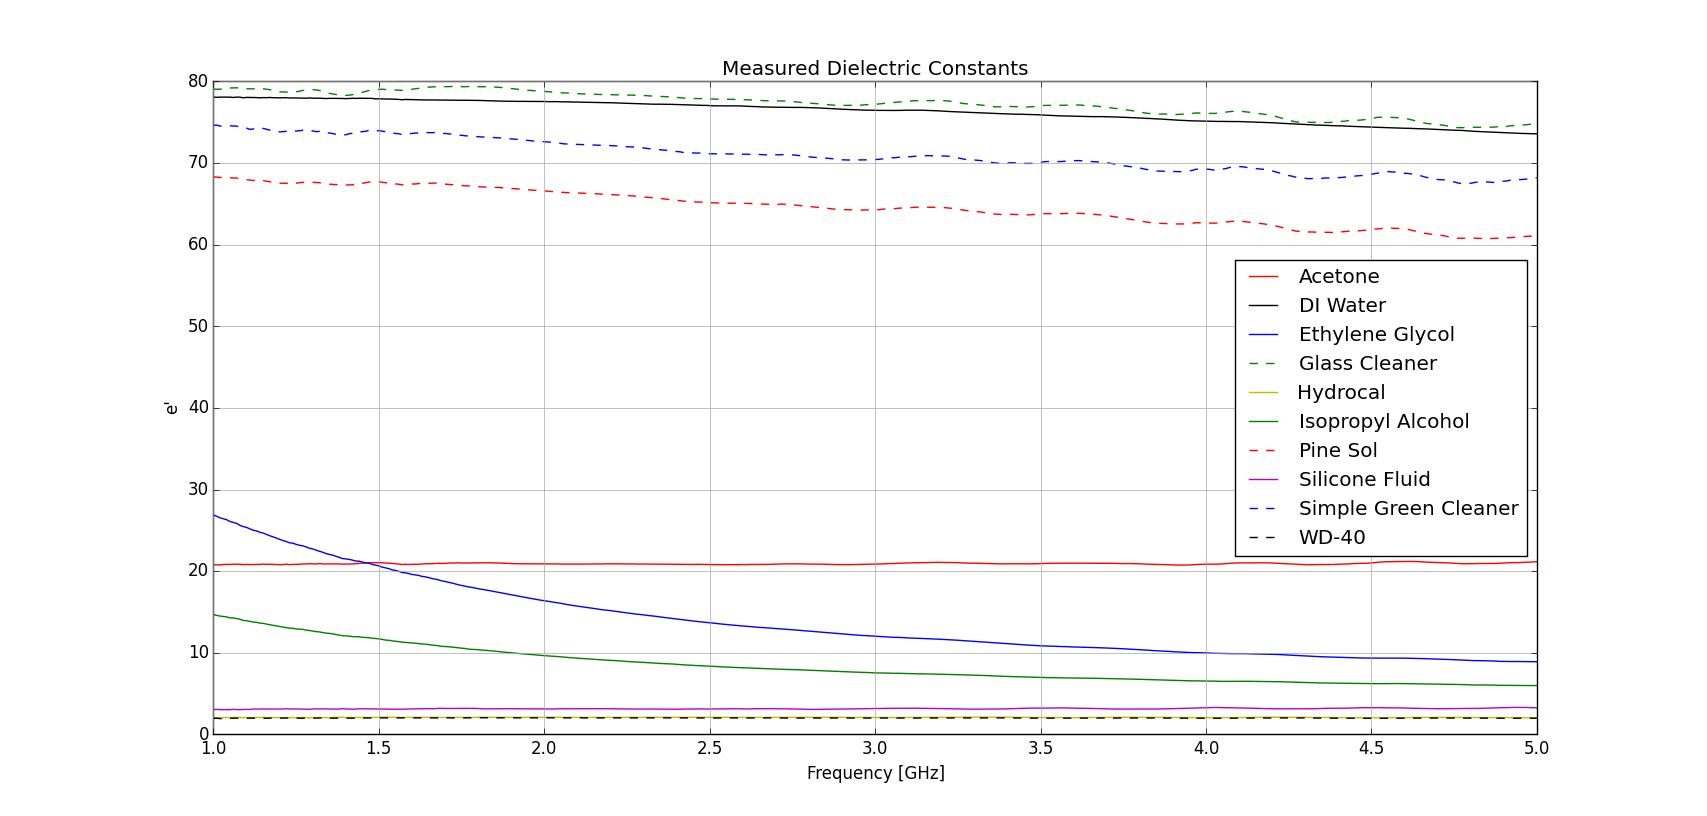

Python code for this plot:
import matplotlib.pyplot as plt
import csv

#***Note: In order to use this code, all of the columns in the .csv file must have the same length. If your columns have
# different lengths, simply repeat the last value in each of the shorter columns until they are all the same size.

#Initialize arrays for x, y1, y2, y3
x = []
y1 = []
y2 = []
y3 = []
y4 = []
y5 = []
y6 = []
y7 = []
y8 = []
y9 = []
y10= []
y11= []
y12= []
##Read .csv data file
#replace quoted text below with filepath to your .csv file
with open('Acetone.csv') as csvfile:
	reader = csv.DictReader(csvfile)
	for row in reader:
        #items in '' below need to exactly match the entry in the first row of the columns in the .csv file
        #edit/add additional lines as needed for each column of data
		if row['frequency']!="END":
			x.append(float(row['frequency'])/1e9)
			y1.append(float(row['e\'']))
#---FILE 2---#############################################################
with open('DI_water.csv') as csvfile:
	reader = csv.DictReader(csvfile)
	for row in reader:
		if row['frequency']!="END":
			y2.append(float(row['e\'']))
			
#---FILE 3---#############################################################
with open('Ethylene_Glycol.csv') as csvfile:
	reader = csv.DictReader(csvfile)
	for row in reader:
		if row['frequency']!="END":
			y3.append(float(row['e\'']))
#---FILE 4---#############################################################
with open('Glass_Cleaner.csv') as csvfile:
	reader = csv.DictReader(csvfile)
	for row in reader:
		if row['frequency']!="END":
			y4.append(float(row['e\'']))
#---FILE 5---#############################################################
with open('Hydrocal.csv') as csvfile:
	reader = csv.DictReader(csvfile)
	for row in reader:
		if row['frequency']!="END":
			y5.append(float(row['e\'']))
#---FILE 6---#############################################################
with open('Isopropyl_Alcohol.csv') as csvfile:
	reader = csv.DictReader(csvfile)
	for row in reader:
		if row['frequency']!="END":
			y6.append(float(row['e\'']))
#---FILE 7---#############################################################
with open('Pine_Sol.csv') as csvfile:
	reader = csv.DictReader(csvfile)
	for row in reader:
		if row['frequency']!="END":
			y7.append(float(row['e\'']))
#---FILE 8---#############################################################
with open('Silicone_Fluid.csv') as csvfile:
	reader = csv.DictReader(csvfile)
	for row in reader:
		if row['frequency']!="END":
			y8.append(float(row['e\'']))
#---FILE 9---#############################################################
with open('Simple_Green_Cleaner.csv') as csvfile:
	reader = csv.DictReader(csvfile)
	for row in reader:
		if row['frequency']!="END":
			y9.append(float(row['e\'']))
#---FILE 10--#############################################################
with open('WD_40.csv') as csvfile:
	reader = csv.DictReader(csvfile)
	for row in reader:
		if row['frequency']!="END":
			y10.append(float(row['e\'']))
##Plotting
plt.figure(1) #initialize plot1
ax1 = plt.subplot(111) #create axes handle for plot1

ax1.plot(x, y1, '-r', label="Acetone") #plot y2 vs. x, solid-red, add lable for legend
ax1.plot(x, y2, '-k', label="DI Water") #plot y2 vs. x, solid-red, add lable for legend
ax1.plot(x, y3, '-b', label="Ethylene Glycol") #plot y3 vs. x, dashed-red, add lable for legend

ax1.plot(x, y4, '--g', label="Glass Cleaner") #plot y2 vs. x, solid-red, add lable for legend
ax1.plot(x, y5, '-y', label="Hydrocal") #plot y2 vs. x, solid-red, add lable for legend
ax1.plot(x, y6,'-g', label="Isopropyl Alcohol") #plot y3 vs. x, dashed-red, add lable for legend


ax1.plot(x, y7, '--r', label="Pine Sol") #plot y2 vs. x, solid-red, add lable for legend
ax1.plot(x, y8, '-m', label="Silicone Fluid") #plot y2 vs. x, solid-red, add lable for legend
ax1.plot(x, y9,'--b', label="Simple Green Cleaner") #plot y3 vs. x, dashed-red, add lable for legend

ax1.plot(x, y10,'--k', label="WD-40") #plot y3 vs. x, dashed-red, add lable for legend


ax1.set_xlim(min(x), max(x)) #set x-axis limits
ax1.legend(loc=5) #add legend at location #4 (bottom-right corner)
#ax1.set_ylim(-5,5)#Force y axis limits if necessary

plt.grid(b=True, which='both', color='0.65', linestyle='-') #add solid grey gridlines
plt.title('Measured Dielectric Constants') #add plot title
plt.xlabel('Frequency [GHz]') #add x-axis title
ax1.set_ylabel('e\'') #add y-axis title

plt.show() #required to display plots
